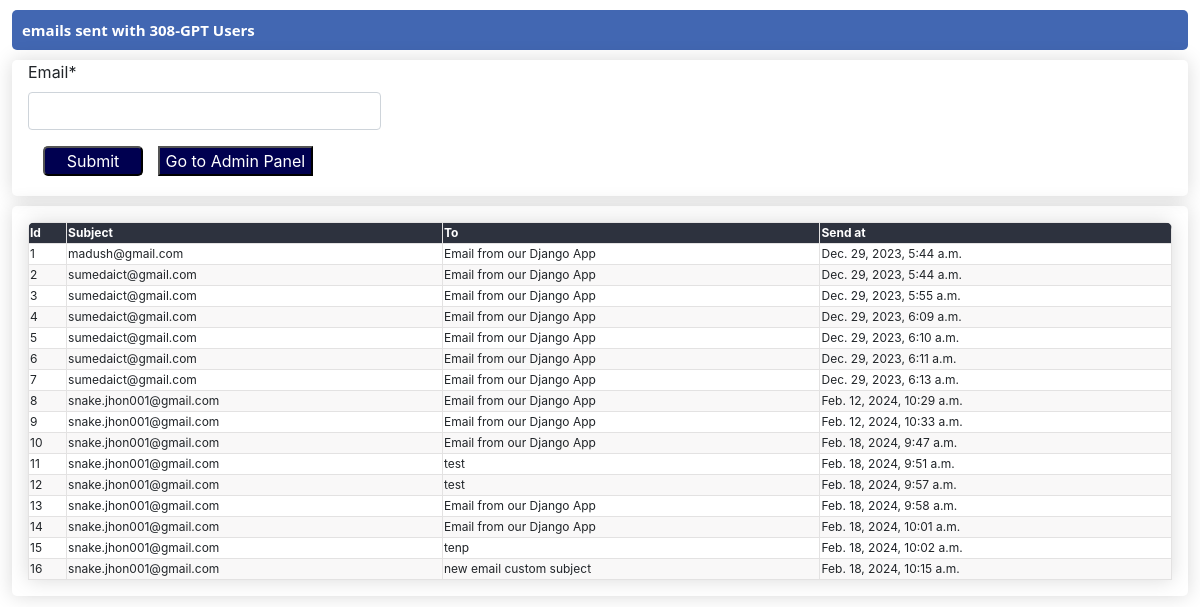
The page / on the database its author committed.
### gpt/models.py (models this page shows, shortened)
class Emails(models.Model):
    subject = models.CharField(max_length=500)
    message = models.TextField(max_length=500)
    email = models.EmailField()
    created_at = models.DateTimeField(auto_now_add=True,blank=True, null=True)
    edited_at = models.DateTimeField(auto_now=True)

### gpt/views.py (the view, shortened to what this page needs)
# urls.py: path("", BasicEmailView.as_view(), name='my_form_view')
class BasicEmailView(FormView, ListView):
    template_name = "content/home.html"
    context_object_name = 'mydata'
    model = Emails
    form_class = EmailForm
    success_url = "/"

### gpt/forms.py
class EmailForm(ModelForm):
    email = forms.EmailField(label="Email", required=True)
    class Meta:
      model = Emails
      exclude = ['created_at','edited_at','message','subject']

### gpt/templates/content/home.html (shortened to what this page needs)
{% extends 'content/base.html' %}
{% load crispy_forms_tags %}
{% block content %}
    <div class="pageholder">
        <div class="titleholder">
            <div class="title">emails sent with 308-GPT Users</div>
        </div>
        <form method="post" action="{% url 'my_form_view' %}">
            <div class="linkholder">
                <div class="form1 ml-3"> {{ form.email|as_crispy_field }}  </div>
                <div class="button ml-3">
                    <button class="ourbutton" type="submit"> Submit</button>
                    <button type="button" style="background-color: rgb(0, 0, 80) !important;"><a href="/admin" style="color:white!important;">Go to Admin Panel</a></button>
                </div>
            </div>
        </form>
        <div class="linkholder">
            <table id="ourtable3" class="myTable m-3">
                <thead>
                <tr>
                    <th>Id</th>
                    <th>Subject</th>
                    <th>To</th>
                    <th>Send at</th>
                </tr>
                </thead>
                <tbody>
                {% for a in mydata %}
                    <tr>
                        <td> {{ a.id }} </td>
                        <td> {{ a.email }} </td>
                        <td> {{ a.subject }} </td>
                        <td> {{ a.created_at }} </td>
                    </tr>
                {% endfor %}
                </tbody>
            </table>
        </div>
    </div>
    </body>
{% endblock %}

### gpt/templates/content/base.html (shortened to what this page needs)
{% load static %}
<!DOCTYPE html>
<html lang="en">
<head>
    <link rel="stylesheet" type="text/css" href="{% static 'content/main.css'%}">
    <link rel="stylesheet" type="text/css" href="https://cdn.datatables.net/1.11.5/css/jquery.dataTables.css">
    <link rel="stylesheet" href="https://stackpath.bootstrapcdn.com/bootstrap/4.1.3/css/bootstrap.min.css">
</head>
<body>
{% block content %}
{% endblock content %}
</body>
</html>

### gpt/static/content/main.css (style rules this page uses)
.myTable { font-size: 12px; min-width: 400px; overflow: hidden; border-radius: 7px 7px 0 0; box-shadow: 0 0 20px rgba(0, 0, 0, .15); }
.myTable th { background-color: #2D323E; color: white; font-weight: bold; }
.myTable td, .myTable th { border: 0.01em solid #e3e2e2; }
.myTable tr:nth-child(even) { background-color: #f9f8f8; }
.pageholder, form { display: flex; flex-direction: column; justify-content: center; align-items: center; width: 100%; }
.titleholder, .linkholder { display: flex; margin-top: 10px; width: 98%; border-radius: 5px; }
.ourbutton { margin-right: 10px; height: 30px; width: 100px; margin-left: 15px; margin-bottom: 20px; border-radius: 5px; background-color: rgb(0, 0, 80); color: white }
.form1 { width: 30%; }
form { width:100%; }
.titleholder { display: 'flex'; justify-content:'space-between'; background-color: #4267B2; align-items: center; height: 40px; }
.linkholder { box-shadow: 0 0 20px rgba(0, 0, 0, .15); flex-direction: column; }
.title { color: white; margin-left: 10px; font-weight: bold; font-size: 15px; font-family: 'Segoe UI', Tahoma, Geneva, Verdana, sans-serif; }

### rows shown on the page
Emails: id "1", email "madush@gmail.com", subject "Email from our Django App", created_at "Dec. 29, 2023, 5:44 a.m."
Emails: id "2", email "sumedaict@gmail.com", subject "Email from our Django App", created_at "Dec. 29, 2023, 5:44 a.m."
Emails: id "3", email "sumedaict@gmail.com", subject "Email from our Django App", created_at "Dec. 29, 2023, 5:55 a.m."
Emails: id "4", email "sumedaict@gmail.com", subject "Email from our Django App", created_at "Dec. 29, 2023, 6:09 a.m."
Emails: id "5", email "sumedaict@gmail.com", subject "Email from our Django App", created_at "Dec. 29, 2023, 6:10 a.m."
Emails: id "6", email "sumedaict@gmail.com", subject "Email from our Django App", created_at "Dec. 29, 2023, 6:11 a.m."
Emails: id "7", email "sumedaict@gmail.com", subject "Email from our Django App", created_at "Dec. 29, 2023, 6:13 a.m."
Emails: id "8", email "snake.jhon001@gmail.com", subject "Email from our Django App", created_at "Feb. 12, 2024, 10:29 a.m."
Emails: id "9", email "snake.jhon001@gmail.com", subject "Email from our Django App", created_at "Feb. 12, 2024, 10:33 a.m."
Emails: id "10", email "snake.jhon001@gmail.com", subject "Email from our Django App", created_at "Feb. 18, 2024, 9:47 a.m."
Emails: id "11", email "snake.jhon001@gmail.com", subject "test", created_at "Feb. 18, 2024, 9:51 a.m."
Emails: id "12", email "snake.jhon001@gmail.com", subject "test", created_at "Feb. 18, 2024, 9:57 a.m."
Emails: id "13", email "snake.jhon001@gmail.com", subject "Email from our Django App", created_at "Feb. 18, 2024, 9:58 a.m."
Emails: id "14", email "snake.jhon001@gmail.com", subject "Email from our Django App", created_at "Feb. 18, 2024, 10:01 a.m."
Emails: id "15", email "snake.jhon001@gmail.com", subject "tenp", created_at "Feb. 18, 2024, 10:02 a.m."
Emails: id "16", email "snake.jhon001@gmail.com", subject "new email custom subject", created_at "Feb. 18, 2024, 10:15 a.m."
